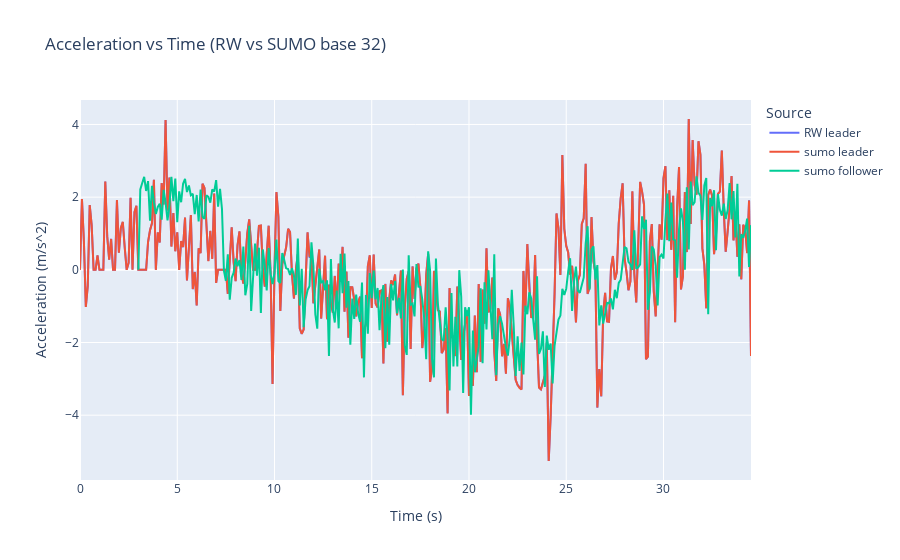

Notebook cell for this chart:
### Code cell
at_fig = go.Figure(data=go.Scatter(x=actual_df['seconds'], y=actual_df['acceleration'], name='RW leader'))

at_fig.add_scatter(x=leader_df["time"], y=leader_df["acceleration"], name="sumo leader")
at_fig.add_scatter(x=follower_df["time"], y=follower_df["acceleration"], name="sumo follower")

at_fig.update_layout(
    title="Acceleration vs Time (RW vs SUMO base 32)",
    xaxis_title="Time (s)",
    yaxis_title="Acceleration (m/s^2)",
    legend_title="Source",
)

at_fig.show()

### Figure 1 — Plotly figure (JSON) as saved in the notebook; plotly's stock layout.template omitted (floating-point values rounded to 4 significant figures; data arrays with more than 128 entries replaced by an {"elided": "..."} marker saying what was removed)
{"data": [{"name": "RW leader", "type": "scatter", "x": {"elided": "346 float values"}, "y": {"elided": "346 float values"}}, {"name": "sumo leader", "type": "scatter", "x": {"elided": "346 str values"}, "y": {"elided": "346 str values"}}, {"name": "sumo follower", "type": "scatter", "x": {"elided": "316 str values"}, "y": {"elided": "316 str values"}}], "layout": {"legend": {"title": {"text": "Source"}}, "title": {"text": "Acceleration vs Time (RW vs SUMO base 32)"}, "xaxis": {"title": {"text": "Time (s)"}}, "yaxis": {"title": {"text": "Acceleration (m/s^2)"}}}}
